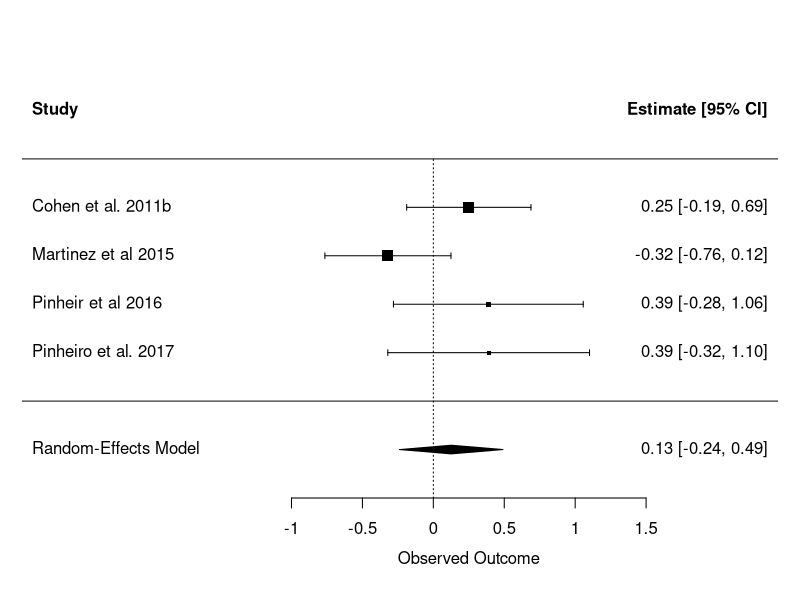
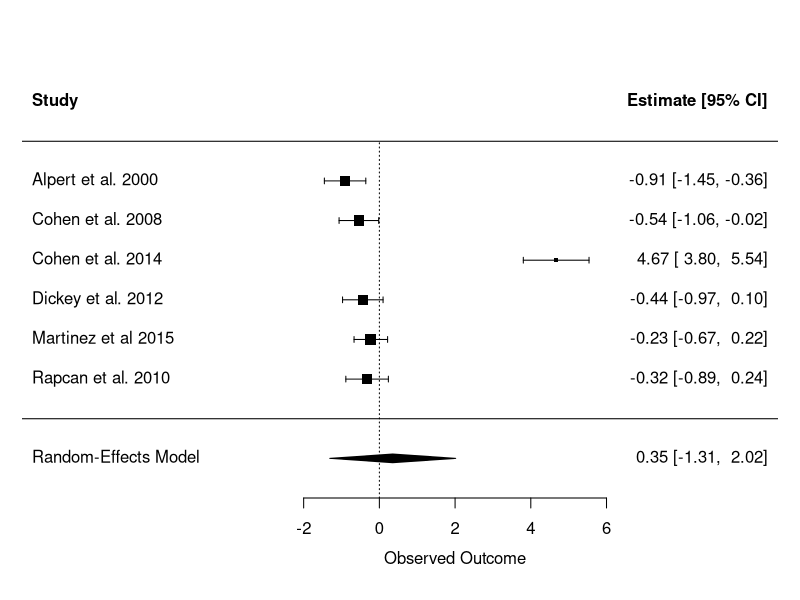
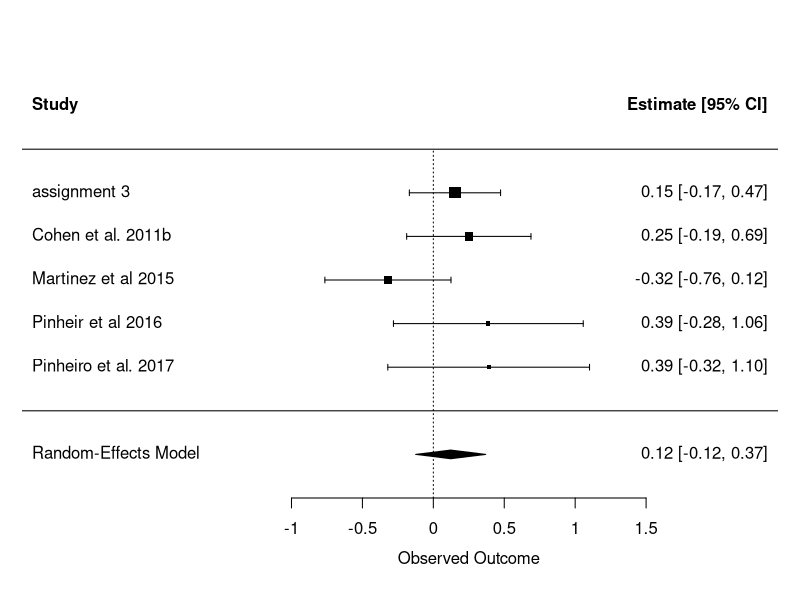
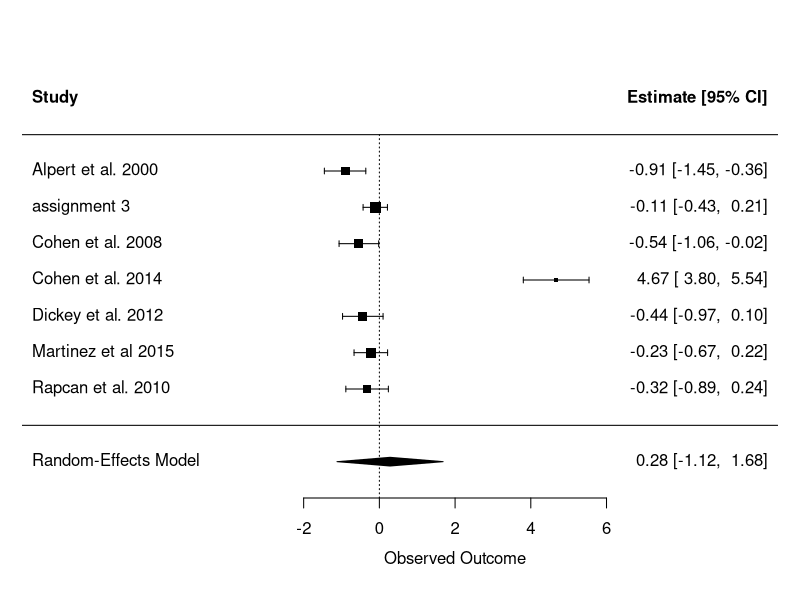
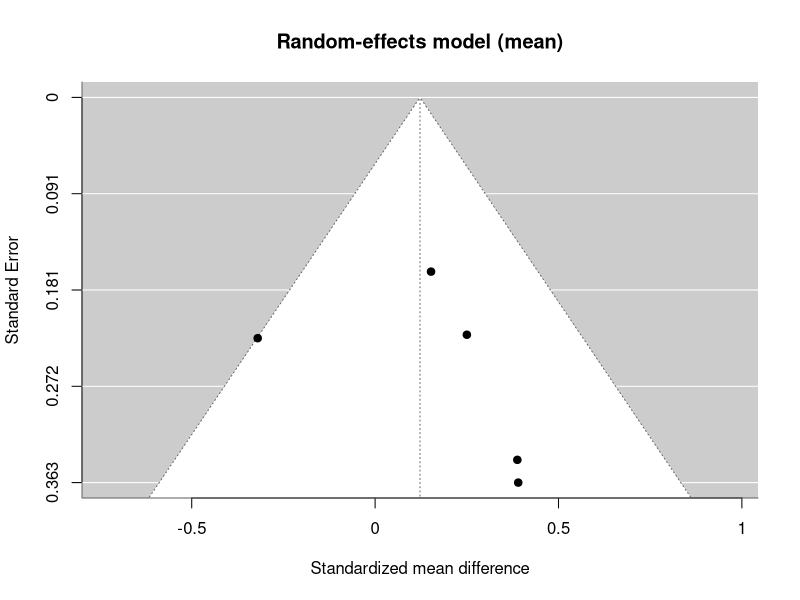
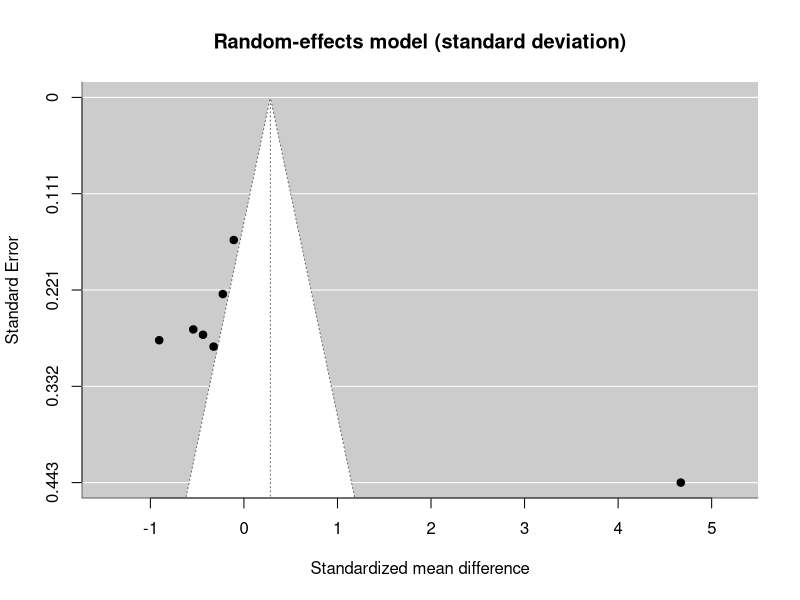
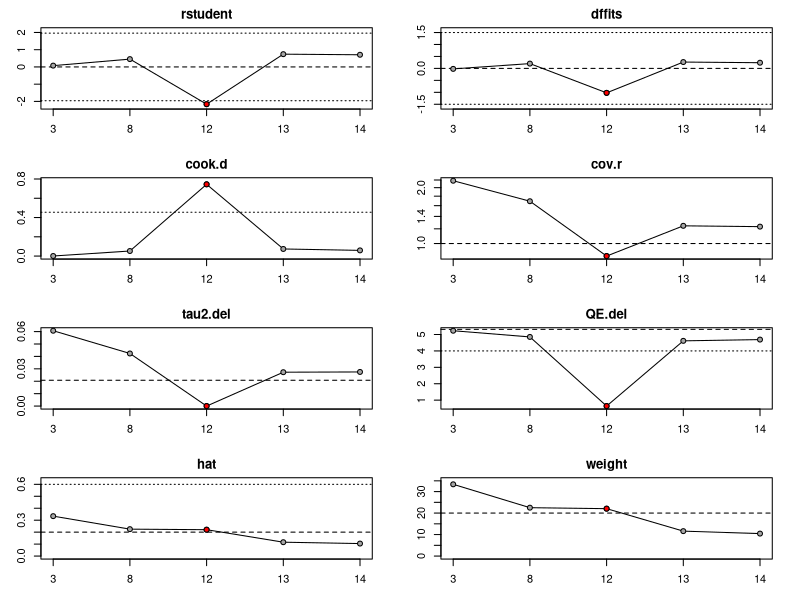
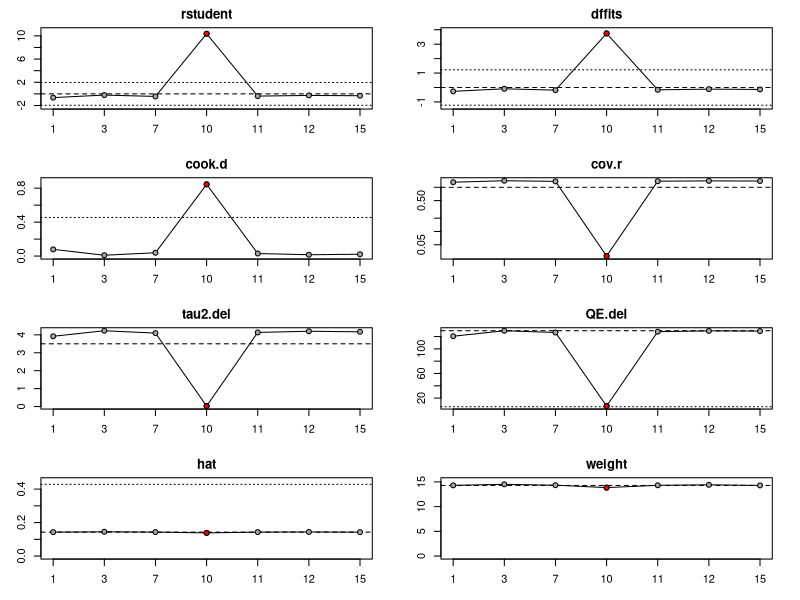

Source code (R) for these figures, in order: (Note: this script raises an error after producing the figures.)
## ---- chunk 1
knitr::opts_chunk$set(echo = TRUE)
## ---- chunk 2
port5_data= read.csv("Data.csv", sep= ";") 
## ---- chunk 3

#getting the effect size of mean for each study
library(metafor)


PitchRange_mean=escalc('SMD', n1i=SampleSizeSchizo, n2i=SampleSizeContros, m1i=PitchMeanSchizo, m2i=PitchMeanControls, sd1i=PitchMeanSchizoSD, sd2i=PitchMeanControlsSD, data = port5_data)

PitchRange_sd=escalc('SMD', n1i=SampleSizeSchizo, n2i=SampleSizeContros, m1i=PitchSDSchizo, m2i=PitchSDControls, sd1i=PitchSDSchizoSD, sd2i=PitchSDControlsSD, data = port5_data)

library(plyr)
PitchRange_mean=rename(PitchRange_mean, replace= c("yi"= "yi_mean", "vi" = "vi_mean"))
PitchRange_sd=rename(PitchRange_sd, replace= c("yi"= "yi_sd", "vi" = "vi_sd"))

PitchRange=merge(PitchRange_mean, PitchRange_sd)

#estimate overall effect

library(lmerTest)

model_mean <- lmer(yi_mean ~ 1 + (1 | Article), weights = 1/vi_mean, data=PitchRange, control=lmerControl(check.nobs.vs.nlev="ignore", check.nobs.vs.nRE="ignore"))

model_sd <- lmer(yi_sd ~ 1 + (1 | Article), weights = 1/vi_sd, data=PitchRange, control=lmerControl(check.nobs.vs.nlev="ignore", check.nobs.vs.nRE="ignore"))

summary(model_mean) #ß=0.1770 
summary(model_sd) #ß=-0.1251 

#meta analysis optimization
rma_mean <- rma(yi=yi_mean, vi=vi_mean, data = PitchRange, slab=Article) #tau^2=0.0607 (SE = 0.1133), I^2=44.28%
summary(rma_mean) #ß=0.1258
forest(rma_mean) 

rma_sd <- rma(yi=yi_sd, vi=vi_sd, data = PitchRange, slab=Article) 
summary(rma_sd) #ß=0.3526
forest(rma_sd) 

## ---- chunk 4
assignment=data.frame(
  
  PitchMeanControls= 141.44690 ,
  PitchMeanControlsSD= 49.23422 ,
  PitchSDControls= 25.81702,
  PitchSDControlsSD= 18.69103,
  
  PitchMeanSchizo= 149.49644, 
  PitchMeanSchizoSD= 55.55556,
  PitchSDSchizo= 22.88652 ,
  PitchSDSchizoSD= 33.01128,
  
  Article= "assignment 3",
  Year= 2017,
  SampleSizeSchizo= 75,
  SampleSizeContros= 74
)



# assignment3= as.data.frame(cbind(Article, Year, SampleSizeSchizo, SampleSizeContros, PitchMeanControls, PitchMeanControlsSD, PitchMeanSchizo, PitchMeanSchizoSD, PitchSDControls, PitchSDControlsSD,PitchSDSchizo,  PitchSDSchizoSD))


up_port5_data= rbind(port5_data, assignment)
## ---- chunk 5
up_PitchRange_mean=escalc('SMD', n1i=SampleSizeSchizo, n2i=SampleSizeContros, m1i=PitchMeanSchizo, m2i=PitchMeanControls, sd1i=PitchMeanSchizoSD, sd2i=PitchMeanControlsSD, data = up_port5_data)

up_PitchRange_sd=escalc('SMD', n1i=SampleSizeSchizo, n2i=SampleSizeContros, m1i=PitchSDSchizo, m2i=PitchSDControls, sd1i=PitchSDSchizoSD, sd2i=PitchSDControlsSD, data = up_port5_data)

library(plyr)
up_PitchRange_mean=rename(up_PitchRange_mean, replace= c("yi"= "yi_mean", "vi" = "vi_mean"))
up_PitchRange_sd=rename(up_PitchRange_sd, replace= c("yi"= "yi_sd", "vi" = "vi_sd"))

up_PitchRange=merge(up_PitchRange_mean, up_PitchRange_sd)

#estimate overall effect

library(lmerTest)

model_meany <- lmer(yi_mean ~ 1 + (1 | Article), weights = 1/vi_mean, data=up_PitchRange, control=lmerControl(check.nobs.vs.nlev="ignore", check.nobs.vs.nRE="ignore"))

model_sdy <- lmer(yi_sd ~ 1 + (1 | Article), weights = 1/vi_sd, data=up_PitchRange, control=lmerControl(check.nobs.vs.nlev="ignore", check.nobs.vs.nRE="ignore"))

summary(model_meany) #ß=0.1721
summary(model_sdy) #ß=-0.1197

#meta analysis optimization
rma_meany <- rma(yi=yi_mean, vi=vi_mean, data = up_PitchRange, slab=Article) 
summary(rma_meany) # ß=0.1224
forest(rma_meany) 

rma_sdy <- rma(yi=yi_sd, vi=vi_sd, data = up_PitchRange, slab=Article) 
summary(rma_sdy) #ß=0.2823
forest(rma_sdy) 


sum(port5_data$SampleSizeSchizo) #518
sum(port5_data$SampleSizeContros, na.rm = T) #216
## ---- chunk 6
#tau2, I2 and CIs
rma_meany #tau^2=0.0208  I^2=26,15%  Q(df = 4) = 5.3130, p-val = 0.2567
confint(rma_meany,0.95) #CIs for tau2: (0.0000 , 0.6371)

rma_sdy #tau^2=3.4995  I^2=98,18%  Q(df = 6) = 129.4736, p-val < .0001
confint(rma_sdy,0.95) #CIs: (1.3901 , 18.1178)

#funne plots
funnel(rma_meany, main = "Random-effects model (mean)",xlab = "Standardized mean difference")
regtest(rma_meany,digits= 3) #not significant p = 0.454
ranktest(rma_meany,digits= 3) #not significant = no publication bias p = 0.483

funnel(rma_sdy, main = "Random-effects model (standard deviation)",xlab = "Standardized mean difference") 
regtest(rma_sdy,digits=3) #significant  p = 0.003
ranktest(rma_sdy) #?? p = 1.0000
## ---- chunk 7
# Testing for influential studies 
#mean
influential= influence(rma_meany) 
print(influential) #Martinez et al 2015
plot(influential)

#sd
influential= influence(rma_sdy) 
print(influential) #Cohen et al. 2014
plot(influential)

#get them out, see what happens
#create new data
new_PitchRange = up_PitchRange

#remove Martinez for mean but not sd
new_PitchRange[12,13:14]=NA

#remove Cohen 2014 for sd (remove the row as it has no measurements for mean)
new_PitchRange = new_PitchRange[-10,]
## ---- chunk 8
#meta analysis optimization
rma_meanz <- rma(yi=yi_mean, vi=vi_mean, data = new_PitchRange, slab=Article) 
summary(rma_meanz) # ß= 0.2313
forest(rma_meanz) 

rma_sdz <- rma(yi=yi_sd, vi=vi_sd, data = new_PitchRange, slab=Article) 
summary(rma_sdz) #ß=-0.3754
forest(rma_sdz) 

#tau2, I2 and CIs
rma_meanz #tau^2=0  I^2=0%  Q(df = 3) = 0.6397, p-val = 0.8873
confint(rma_meanz,0.95) #CIs for tau2: 0.0000  0.1169

rma_sdz #tau^2=0.0267  I^2=31.63%  Q(df = 5) = 7.0540, p-val = 0.2167
confint(rma_sdz,0.95) #CIs: (0.0000  0.4135)


funnel(rma_meanz, main = "Random-effects model (mean)",xlab = "Standardized mean difference")
regtest(rma_meanz,digits= 3) #not significant p = 0.427
ranktest(rma_meanz,digits= 3) #not significant = no publication bias p = 0.333

funnel(rma_sdz, main = "Random-effects model (standard deviation)",xlab = "Standardized mean difference") 
regtest(rma_sdz,digits=3) #significant  p = 0.039
ranktest(rma_sdz) #not significant p = 0.2722
## ---- chunk 9
scizo=subset(port3_data, port3_data$diagnosis == 1)
cont=subset(port3_data, port3_data$diagnosis == 0)
mean_of_mean_scizo=mean(scizo$mean)
sd_of_mean_scizo=sd(scizo$mean)
mean_of_sd_scizo=mean(scizo$sd)
sd_of_sd_scizo=sd(scizo$sd)

port5_scizo= c(mean_of_mean_scizo, sd_of_mean_scizo, mean_of_sd_scizo, sd_of_sd_scizo)
port5_scizo


mean_of_mean_cont=mean(cont$mean)
sd_of_mean_cont=sd(cont$mean)
mean_of_sd_cont=mean(cont$sd)
sd_of_sd_cont=sd(cont$sd)

port5_cont= c(mean_of_mean_cont, sd_of_mean_cont, mean_of_sd_cont, sd_of_sd_cont)
port5_cont

length(unique(scizo$id_diff)) 
length(unique(cont$id)) 
